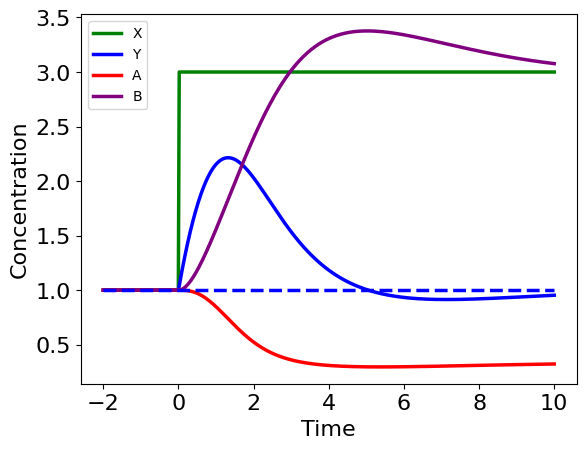

Generate this figure with Python:
# This file is Antithetic.py. It illustrates the antithetic integral feedback control mechanism.
# It was written during 2023 and is described in the paper "Design Patterns of Biological Cells"
# by Steven S. Andrews, H. Steven Wiley, and Herbert M. Sauro, which was submitted to BioEssays
# in October, 2023. This file is in the public domain.
# In this toy model, X is the input, Y is the output, and A and B are antithetic control species.
# No units are used or assumed.

import tellurium as te
import matplotlib.pyplot as plt


model = te.loada('''

ext X

J1: X -> Y; kY * X * A
J2: Y -> ; ky * Y
J3: -> B; kB * Y
J4: -> A; kA
J5: A -> ; kab * A * B
J6: B -> ; kab * A * B

X = 1
Y = 1
A = 1
B = 1

kY = 1
ky = 1
kA = 1
kB = 1
kab = 1

at (time > 0): X = 3

''')


sim = model.simulate(-2, 10, 500, selections=['time', 'X', 'Y', 'A', 'B'])

print(sim)

t = sim['time']
Y0 = []
for _ in t:
    Y0.append(1)


t = sim['time']

X = sim['X']
Y = sim['Y']
A = sim['A']
B = sim['B']

fig, ax1 = plt.subplots()

ax1.plot(t, X, c='green', linewidth=2.5)
ax1.plot(t, Y, c='blue', linewidth=2.5)
ax1.plot(t, A, c='red', linewidth=2.5)
ax1.plot(t, B, c='purple', linewidth=2.5)
ax1.plot(t, Y0, linestyle='dashed', c='blue', linewidth=2.5)

ax1.set_ylabel('Concentration',size=16)
ax1.set_xlabel('Time',size=16)
ax1.tick_params(axis='both', which='major', labelsize=16)

ax1.legend(['X', 'Y', 'A', 'B'])
plt.show()
#plt.savefig("Antithetic",bbox_inches='tight')

